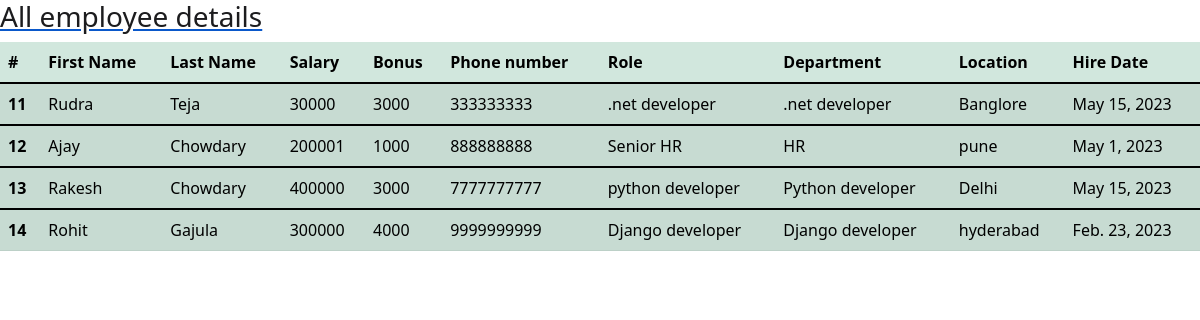
The page /all_emp on the database as committed earlier.
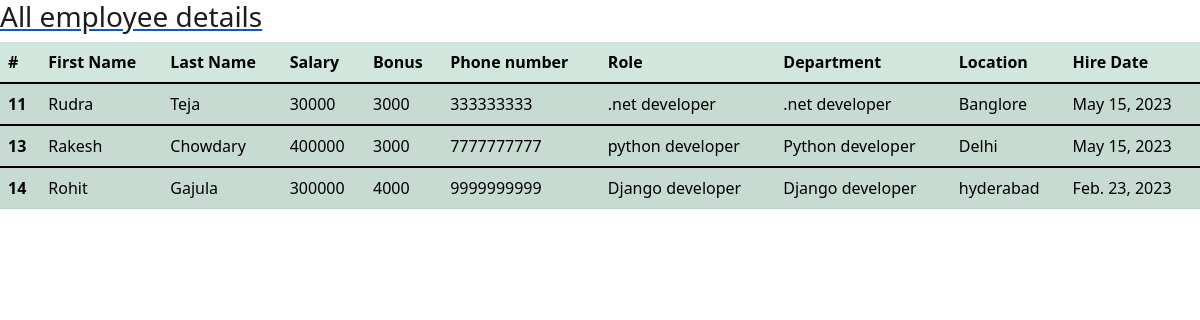
The same page on the database as committed later.
### emp_app/models.py (models this page shows, shortened)
class Employee(models.Model):
    first_name = models.CharField(max_length=100, null=False)
    last_name = models.CharField(max_length=100)
    dept = models.ForeignKey(Department, on_delete=models.CASCADE)
    salary = models.IntegerField(default=0)
    bonus = models.IntegerField(default=0)
    role = models.ForeignKey(Role, on_delete=models.CASCADE)
    phone = models.IntegerField(default=0)
    hire_date = models.DateField()

class Role(models.Model):
    name = models.CharField(max_length=100, null=False)

class Department(models.Model):
    name = models.CharField(max_length=100, null=False)
    location = models.CharField(max_length=100)

### emp_app/views.py (the view)
# urls.py: path('all_emp', views.all_emp, name='all_emp'),
def all_emp(request):
    emps = Employee.objects.all()
    context = {
        'emps':emps
    }
    return render(request, 'view_all_emp.html', context)

### emp_app/templates/view_all_emp.html (shortened to what this page needs)
<!doctype html>
<html lang="en">
  <head>
    <link href="https://cdn.jsdelivr.net/npm/bootstrap@5.1.3/dist/css/bootstrap.min.css" rel="stylesheet">
  </head>
        <a href="{% url 'index' %}"><h3 style="color:rgb(28, 28, 30);" >All employee details</h3></a>
  <body>
    <table class="table table-success table-striped">
        <thead>
          <tr>
            <th scope="col">#</th>
            <th scope="col">First Name</th>
            <th scope="col">Last Name</th>
            <th scope="col">Salary</th>
            <th scope="col">Bonus</th>
            <th scope="col">Phone number</th>
            <th scope="col">Role</th>
            <th scope="col">Department</th>
            <th scope="col">Location</th>
            <th scope="col">Hire Date</th>
        </tr>
    </thead>
        {% for emp in emps %}
        <tbody>
          <tr>
            <th scope="row">{{emp.id}}</th>
            <td>{{emp.first_name}}</td>
            <td>{{emp.last_name}}</td>
            <td>{{emp.salary}}</td>
            <td>{{emp.bonus}}</td>
            <td>{{emp.phone}}</td>
            <td>{{emp.role.name}}</td>
            <td>{{emp.dept.name}}</td>
            <td>{{emp.dept.location}}</td>
            <td>{{emp.hire_date}}</td>
          </tr>
        </tbody>
        {% endfor %}
    </table>
  </body>
</html>

Rows that differ between the two databases and show on the page:
removed Employee: id "12", first_name "Ajay", last_name "Chowdary", salary "200001", bonus "1000", phone "888888888", role.name "Senior HR", dept.name "HR", dept.location "pune", hire_date "May 1, 2023"
